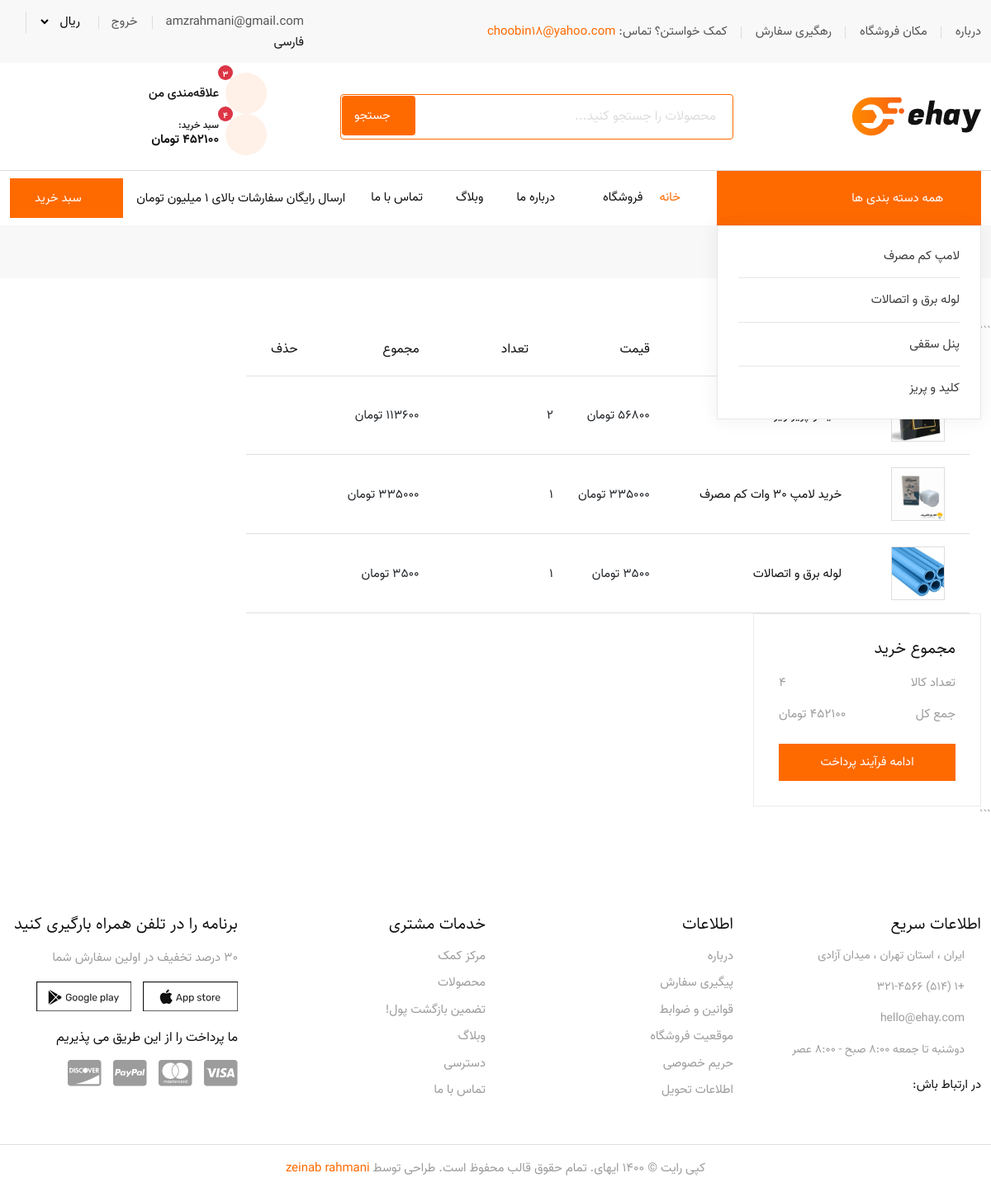
The app's page /cart/ (signed in) with its own data.
### accounts_module/models.py (models this page shows, shortened)
class User(AbstractUser):
    avatar = models.CharField(max_length=20, verbose_name='تصویر آواتار',null=True,blank=True)
    email_active_code = models.CharField(max_length=100, verbose_name='کد فعالسازی ایمیل ', editable=False)
    class Meta:
        verbose_name = 'کاربر'
        verbose_name_plural = 'کاربران'

### product_module/models.py (models this page shows, shortened)
class Category(models.Model):
    title = models.CharField(max_length=255, verbose_name='عنوان')
    image = models.ImageField(upload_to='categories/')
    is_active = models.BooleanField(default=True)
    class Meta:
        verbose_name = 'دسته بندی'
        verbose_name_plural = 'دسته بندی ها'

class Product(models.Model):
    title = models.CharField(max_length=100, verbose_name='عنوان')
    image = models.ImageField(upload_to="products/")
    price = models.PositiveIntegerField(verbose_name='قیمت')
    category = models.ForeignKey(Category, related_name="products", on_delete=models.CASCADE, verbose_name='دسته بندی')
    brand = models.ForeignKey(ProductBrand, on_delete=models.CASCADE, verbose_name='برند', null=True, blank=True)
    best_seller = models.BooleanField(default=False, verbose_name='محبوب ترین محصولات')
    on_sale = models.BooleanField(default=False, verbose_name='فروش ویژه')
    short_description = models.CharField(max_length=300, null=True, db_index=True, verbose_name='توضیحات کوتاه')
    description = models.TextField(db_index=True, verbose_name='توضیحات اصلی')
    is_active = models.BooleanField(default=True, verbose_name='فعال / غیرفعال ')
    is_delete = models.BooleanField(default=False, verbose_name='حذف شده/ حذف نشده')
    slug = models.SlugField(default="", max_length=200, unique=True, verbose_name='عنوان در URL')
    old_price = models.PositiveIntegerField(null=True, blank=True)
    is_new = models.BooleanField(default=False)
    def get_absolute_url(self):
        return reverse('product:product-detail', args=[self.slug])
    class Meta:
        verbose_name = 'محصول'
        verbose_name_plural = 'محصولات'

### cart_module/models.py (models this page shows, shortened)
class CartItem(models.Model):
    cart = models.ForeignKey(
        Cart,
        on_delete=models.CASCADE,
        related_name="items"
    )
    product = models.ForeignKey(
        Product,
        on_delete=models.CASCADE
    )
    quantity = models.PositiveIntegerField(default=1)
    def total_price(self):
        return self.product.price * self.quantity

### cart_module/views.py (the view)
# urls.py: path("", ShoppingCartView.as_view(), name="shopping_cart"),
class ShoppingCartView(TemplateView):
    template_name = "cart/shopping_cart.html"
    def get_context_data(self, **kwargs):
        context = super().get_context_data(**kwargs)
        if self.request.user.is_authenticated:
            cart, created = Cart.objects.get_or_create(user=self.request.user)
            context["cart"] = cart
            context["cart_items"] = cart.items.select_related('product').all()
        else:
            context["cart"] = None
            context["cart_items"] = []
        return context

### cart_module/templates/cart/shopping_cart.html (shortened to what this page needs)
{% extends 'shared/_layout.html' %}
{% block content %}
    <div class="page-title-area">
        <div class="container">
            <div class="page-title-content">
                <ul>
                    <li>
                        <a href="{% url 'home_page' %}">
                        </a>
                    </li>
                    <li class="active">سبد خرید</li>
                </ul>
            </div>
        </div>
    </div>
    <section class="cart-area ptb-54">
        <div class="container">
            <div class="row">
                ```
                <div class="col-lg-9">
                    {% if cart_items.exists %}
                        <div class="cart-table table-responsive">
                            <table class="table table-bordered">
                                <thead>
                                <tr>
                                    <th>محصول</th>
                                    <th></th>
                                    <th>قیمت</th>
                                    <th>تعداد</th>
                                    <th>مجموع</th>
                                    <th>حذف</th>
                                </tr>
                                </thead>
                                <tbody>
                                {% for item in cart_items %}
                                    <tr>
                                        <td class="product-thumbnail">
                                            <a href="{{ item.product.get_absolute_url }}">
                                                <img src="{{ item.product.image.url }}" alt="">
                                            </a>
                                        </td>
                                        <td class="product-name">
                                            <a href="{{ item.product.get_absolute_url }}">
                                                {{ item.product.title }}
                                            </a>
                                        </td>
                                        <td class="product-price">
                                            <span>{{ item.product.price }} تومان</span>
                                        </td>
                                        <td class="product-quantity">
                                            {{ item.quantity }}
                                        </td>
                                        <td class="product-subtotal">
                                            <span>{{ item.total_price }} تومان</span>
                                        </td>
                                        <td class="trash">
                                            <a href="{% url 'cart:remove-from-cart' item.id %}" class="remove">
                                                <i class="ri-close-fill"></i>
                                            </a>
                                        </td>
                                    </tr>
                                {% endfor %}
                                </tbody>
                            </table>
                        </div>
                    {% endif %}
                </div>
                <div class="col-lg-3">
                    <div class="cart-totals">
                        <h3>مجموع خرید</h3>
                        {% if cart_items.exists %}
                            <ul>
                                <li>
                                    تعداد کالا
                                    <span>{{ cart_count }}</span>
                                </li>
                                <li>
                                    جمع کل
                                    <span>{{ cart_total }} تومان</span>
                                </li>
                            </ul>
                            <a href="{% url 'orders:checkout' %}" class="default-btn w-100">
                                ادامه فرآیند پرداخت
                            </a>
                        {% endif %}
                    </div>
                </div>
            </div>
        </div>
        ```
    </section>
{% endblock %}

### templates/shared/site_header_component.html (shortened to what this page needs)
{% load static %}
<header class="header-area">
    <div class="top-header">
        <div class="container">
            <div class="row align-items-center">
                <div class="col-lg-8">
                    <ul class="header-left-content">
                        <li><a href="{% url 'about_us' %}">درباره</a></li>
                        <li><a href="#">مکان فروشگاه</a></li>
                        <li><a href="{% url 'orders:order_tracking' %}">رهگیری سفارش</a></li>
                        <li>کمک خواستن؟ تماس: <a href="#"><span>choobin18@yahoo.com</span></a></li>
                    </ul>
                </div>
                <div class="col-lg-4">
                    <div class="header-right-content">
                        <ul>
                            {% if request.user.is_authenticated %}
                                <li>
                                    <a href="{% url 'dashboard_page' %}">{{ request.user.get_full_name|default:request.user.email }}</a>
                                </li>
                                <li><a href="{% url 'logout_page' %}">خروج</a></li>
                            {% else %}
                                <li><a href="{% url 'login_page' %}">ورود</a></li>
                                <li><a href="{% url 'register_page' %}">ثبت نام</a></li>
                            {% endif %}
                            <li>
                                <div class="usd">
                                    <select>
                                        <option value="1">ریال</option>
                                    </select>
                                </div>
                            </li>
                            <li>
                                <div class="navbar-option-item navbar-option-language dropdown language-option">
                                    <button class="dropdown-toggle" type="button" id="language2"
                                            data-bs-toggle="dropdown" aria-haspopup="true" aria-expanded="false">
                                        <span class="lang-name">فارسی</span>
                                    </button>
                                </div>
                            </li>
                        </ul>
                    </div>
                </div>
            </div>
        </div>
    </div>
    <div class="middle-header">
        <div class="container">
            <div class="row align-items-center">
                <div class="col-lg-3">
                    <div class="logo">
                        <a href="{% url 'home_page' %}">
                            <img src="{% static 'images/logo.png' %}" alt="Image">
                        </a>
                    </div>
                </div>
                <div class="col-lg-5">
                    <form class="search-box" action="{% url 'product:product_search' %}" method="get">
                        <input type="text" name="q" placeholder="محصولات را جستجو کنید..." class="form-control">
                        <button type="submit" class="search-btn">
                            <i class="ri-search-line"></i> جستجو
                        </button>
                    </form>
                </div>
                <div class="col-lg-4">
                    <ul class="wish-cart">
                        <li>
                            <a href="{% url 'wishlist_page:wishlist' %}" class="d-flex align-items-center">
            <span class="wish-icon position-relative">
                <i class="ri-heart-line"></i>
                {% if wishlist_count > 0 %}
                    <span class="count position-absolute top-0 start-100 translate-middle badge rounded-pill bg-danger"
                          style="font-size: 10px; padding: 2px 5px;">
                    {{ wishlist_count }}
                </span>
                {% endif %}
            </span>
                                <span class="ms-2">علاقه‌مندی من</span>
                            </a>
                        </li>
                        <li>
        <span class="cart d-flex align-items-center" data-bs-toggle="modal" data-bs-target="#exampleModal-cart">
            <span class="wish-icon position-relative">
                <i class="ri-shopping-cart-line"></i>
                {% if cart_count > 0 %}
                    <span class="count position-absolute top-0 start-100 translate-middle badge rounded-pill bg-danger"
                          style="font-size: 10px; padding: 2px 5px;">
                    {{ cart_count }}
                </span>
                {% endif %}
            </span>
            <span class="ms-2">
                <small class="d-block" style="font-size: 12px; line-height: 1;">سبد خرید:</small>
                <strong>{{ cart_total|default:"0" }} تومان</strong>
            </span>
        </span>
                        </li>
                    </ul>
                </div>
            </div>
        </div>
    </div>
    <div class="navbar-area only-home-one-sticky">
        <div class="desktop-nav">
            <div class="container">
                <nav class="navbar navbar-expand-md navbar-light">
                    <div class="navbar-category">
                        <button type="button">
                            <i class="ri-menu-line"></i> همه دسته بندی ها
                            <i class="arrow-down ri-arrow-down-s-line"></i>
                        </button>
                        <div class="navbar-category-dropdown">
                            <ul>
                                {% for category in categories %}
                                    <li>
                                        <a href="{% url 'product:category-products' pk=category.id %}">{{ category.title }}</a>
                                    </li>
                                {% empty %}
                                    <li>دسته‌ای موجود نیست</li>
                                {% endfor %}
                            </ul>
                        </div>
                    </div>
                    <div class="collapse navbar-collapse mean-menu">
                        <ul class="navbar-nav">
                            <li class="nav-item"><a href="{% url 'home_page' %}" class="nav-link active">خانه</a></li>
                            <li class="nav-item mega-menu">
                                <a href="#" class="nav-link">فروشگاه <i class="ri-arrow-down-s-line"></i></a>
                            </li>
                            <li class="nav-item"><a href="{% url 'about_us' %}" class="nav-link">درباره ما</a></li>
                            <li class="nav-item"><a href="{% url 'blog:blog-list' %}" class="nav-link">وبلاگ</a></li>
                            <li class="nav-item"><a href="{% url 'contact_us' %}" class="nav-link">تماس با ما</a></li>
                        </ul>
                        <div class="others-options ms-auto">
                            <span>ارسال رایگان سفارشات بالای ۱ میلیون تومان</span>
                        </div>
                        <div class="cart-btn ms-3">
                            <button type="button" class="default-btn" data-bs-toggle="modal"
                                    data-bs-target="#exampleModal-cart">
                                <i class="ri-shopping-cart-line"></i> سبد خرید
                            </button>
                        </div>
                    </div>
                </nav>
            </div>
        </div>
    </div>
</header>

### records on screen
User: user.get_full_name "amzrahmani@gmail.com"
Category: title "لامپ کم مصرف"
Category: title "لوله برق و اتصالات"
Category: title "پنل سقفی"
Category: title "کلید و پریز"
CartItem: product.price "56800", quantity "2"
CartItem: product.image (picture), product "خرید لامپ 30 وات کم مصرف", quantity "1"
CartItem: product.image (picture), product "لوله برق و اتصالات", quantity "1"

### other values on screen
{{ wishlist_count }} "3"
{{ cart_count }} "4"
